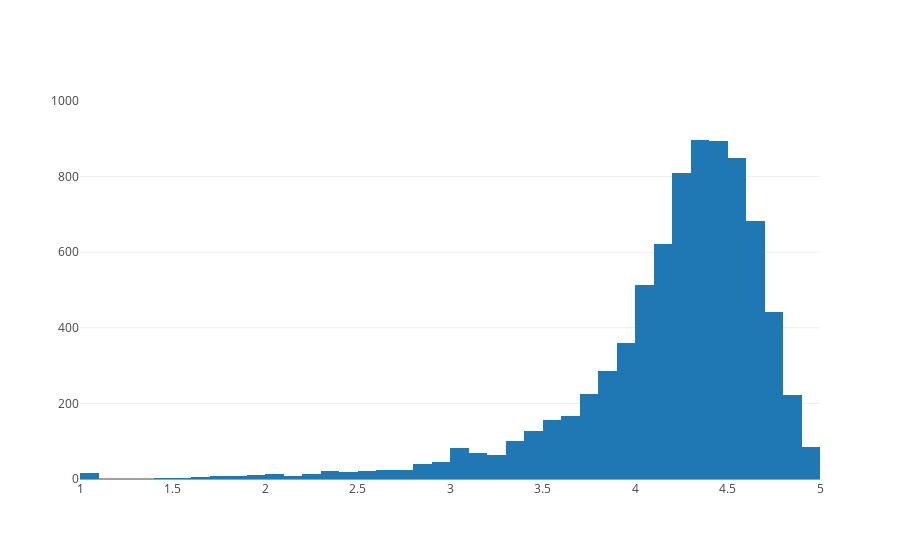

Notebook cell for this chart:
### Markdown cell above
## 4. Distribution of app ratings
<p>After having witnessed the market share for each category of apps, let's see how all these apps perform on an average. App ratings (on a scale of 1 to 5) impact the discoverability, conversion of apps as well as the company's overall brand image. Ratings are a key performance indicator of an app.</p>
<p>From our research, we found that the average volume of ratings across all app categories is <code>4.17</code>. The histogram plot is skewed to the right indicating that the majority of the apps are highly rated with only a few exceptions in the low-rated apps.</p>

### Code cell
# Average rating of apps
avg_app_rating = apps['Rating'].mean()
print('Average app rating = ', avg_app_rating)

# Distribution of apps according to their ratings
data = [go.Histogram(
        x = apps['Rating'],
        xbins = {'start': 1, 'size': 0.1, 'end' : 5}
)]

# Vertical dashed line to indicate the average app rating
layout = {'shapes': [{
              'type' :'line',
              'x0': 'avg_app_rating',
               'y0' : 0,
              'x1': 'avg_app_rating',
              'y1': 1000,
              'line': { 'dash': 'dashdot'}
          }]
          }

plotly.offline.iplot({'data': data, 'layout': layout})

### Figure 1 — Plotly figure (JSON) as saved in the notebook; plotly's stock layout.template omitted (floating-point values rounded to 4 significant figures; data arrays with more than 128 entries replaced by an {"elided": "..."} marker saying what was removed)
{"data": [{"x": {"elided": "9659 float values"}, "xbins": {"end": 5, "size": 0.1, "start": 1}, "type": "histogram", "uid": "84640adf-1462-44c0-874f-267bb1e22665"}], "layout": {"shapes": [{"line": {"dash": "dashdot"}, "type": "line", "x0": "avg_app_rating", "x1": "avg_app_rating", "y0": 0, "y1": 1000}]}}
